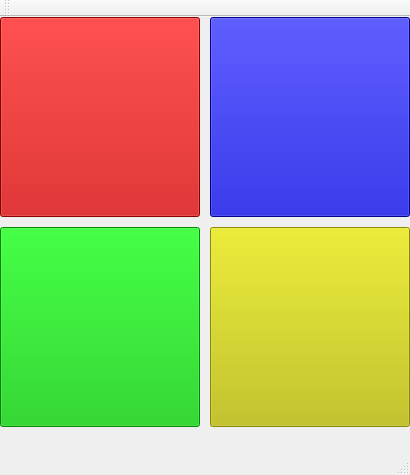
<?xml version="1.0" encoding="UTF-8"?>
<ui version="4.0">
 <class>MainWindow</class>
 <widget class="QMainWindow" name="MainWindow">
  <property name="geometry">
   <rect>
    <x>0</x>
    <y>0</y>
    <width>410</width>
    <height>475</height>
   </rect>
  </property>
  <property name="windowTitle">
   <string>MainWindow</string>
  </property>
  <widget class="QWidget" name="centralWidget">
   <widget class="QPushButton" name="redButton">
    <property name="geometry">
     <rect>
      <x>0</x>
      <y>0</y>
      <width>200</width>
      <height>200</height>
     </rect>
    </property>
    <property name="autoFillBackground">
     <bool>false</bool>
    </property>
    <property name="styleSheet">
     <string notr="true">background-color: rgb(192, 0, 0);</string>
    </property>
    <property name="text">
     <string/>
    </property>
   </widget>
   <widget class="QPushButton" name="blueButton">
    <property name="geometry">
     <rect>
      <x>210</x>
      <y>0</y>
      <width>200</width>
      <height>200</height>
     </rect>
    </property>
    <property name="styleSheet">
     <string notr="true">background-color: rgb(0, 0, 192);</string>
    </property>
    <property name="text">
     <string/>
    </property>
   </widget>
   <widget class="QPushButton" name="greenButton">
    <property name="geometry">
     <rect>
      <x>0</x>
      <y>210</y>
      <width>200</width>
      <height>200</height>
     </rect>
    </property>
    <property name="styleSheet">
     <string notr="true">background-color: rgb(0, 192, 0);</string>
    </property>
    <property name="text">
     <string/>
    </property>
   </widget>
   <widget class="QPushButton" name="yellowButton">
    <property name="geometry">
     <rect>
      <x>210</x>
      <y>210</y>
      <width>200</width>
      <height>200</height>
     </rect>
    </property>
    <property name="styleSheet">
     <string notr="true">background-color: rgb(192, 192, 0);</string>
    </property>
    <property name="text">
     <string/>
    </property>
   </widget>
  </widget>
  <widget class="QMenuBar" name="menuBar">
   <property name="geometry">
    <rect>
     <x>0</x>
     <y>0</y>
     <width>410</width>
     <height>26</height>
    </rect>
   </property>
  </widget>
  <widget class="QToolBar" name="mainToolBar">
   <attribute name="toolBarArea">
    <enum>TopToolBarArea</enum>
   </attribute>
   <attribute name="toolBarBreak">
    <bool>false</bool>
   </attribute>
  </widget>
  <widget class="QStatusBar" name="statusBar"/>
 </widget>
 <layoutdefault spacing="6" margin="11"/>
 <resources/>
 <connections/>
</ui>
